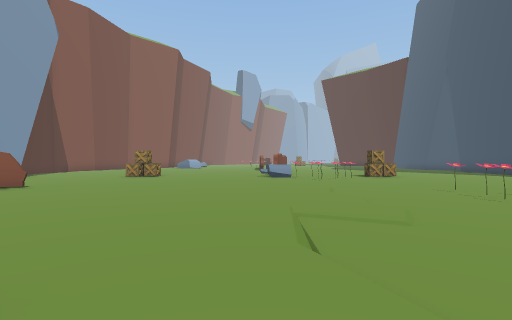
view 1 (above)

19 first-person views from a walk through a scene from a Unity 3-D project. The camera is 1.4 m above the floor, looks level and sees 85° across. The floor is counted in squares, 2.18 m on a side. Each view is taken from the middle of a square. On the plan, view 1 faces up. The plan holds only what a view shows up to about 9 squares ahead; the rest is blank. The place goes on beyond the plan. The player character is not drawn. Some surface patterns are stand-ins.

view 2
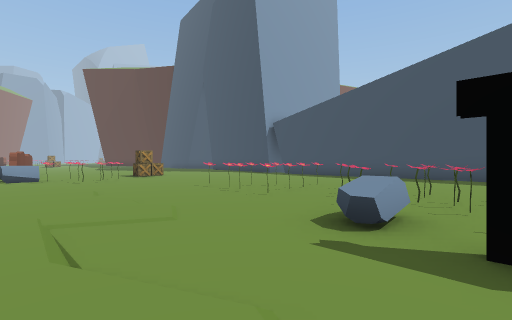

view 3
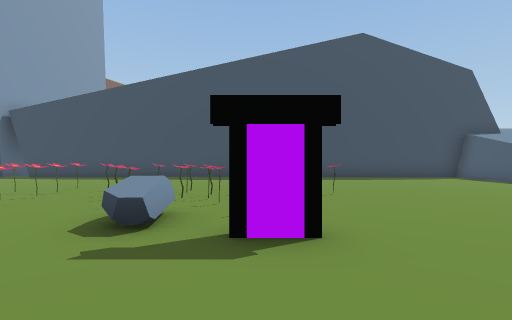

view 4
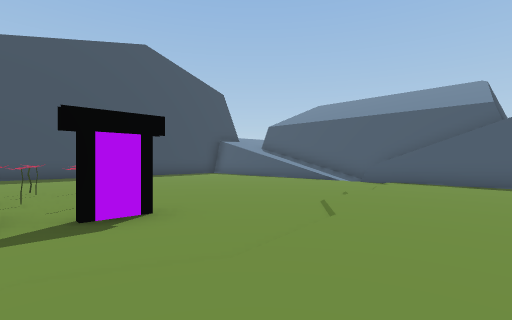

view 5
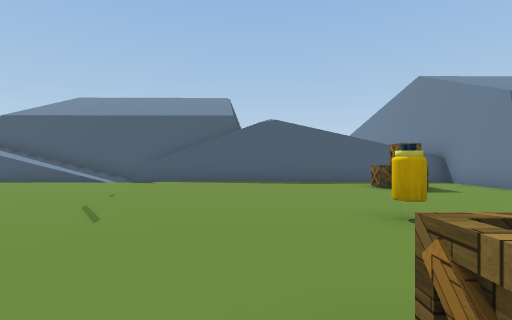

view 6
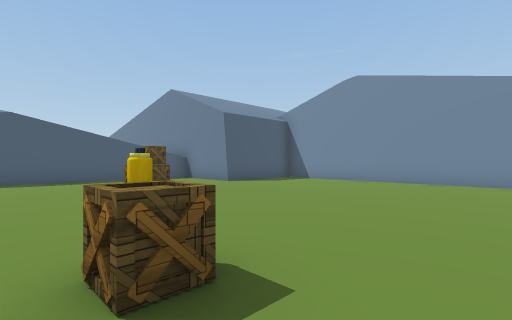

view 7
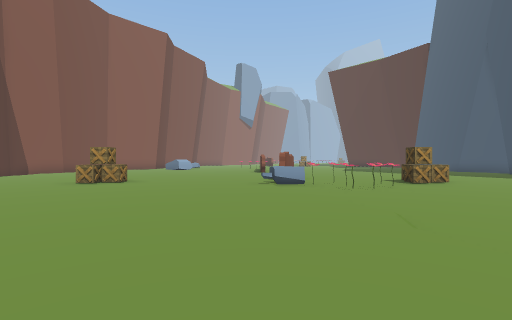

view 8
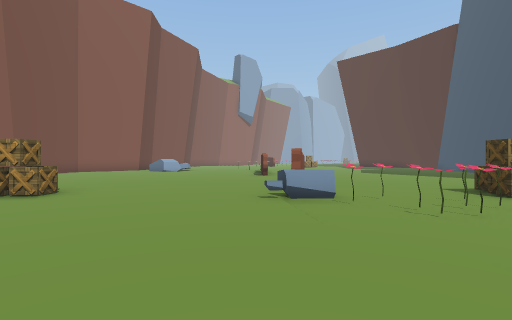

view 9
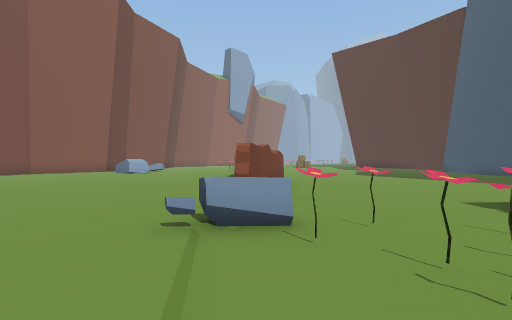

view 10
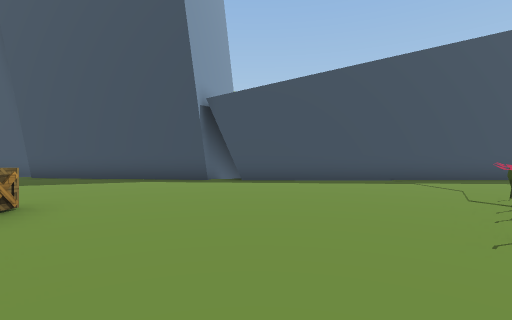

view 11
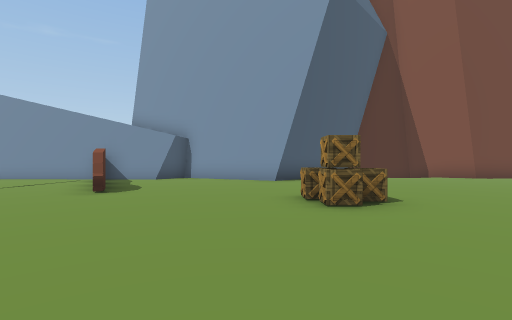

view 12
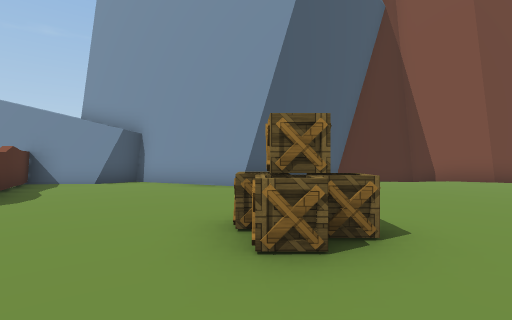

view 13
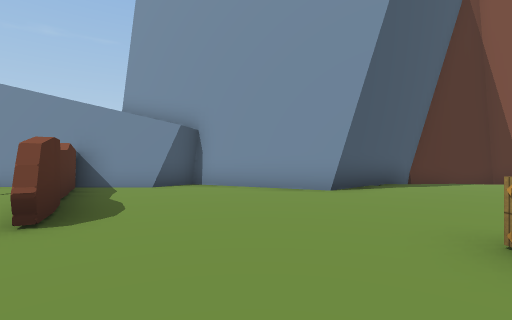

view 14
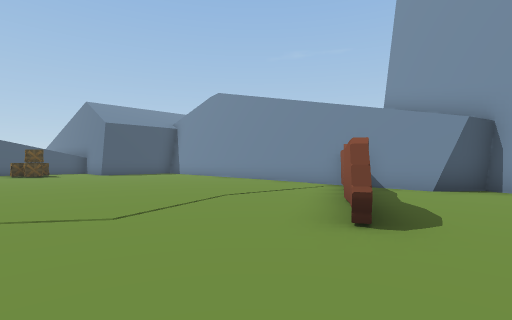

view 15
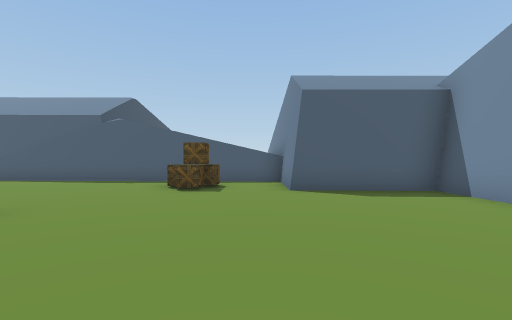

view 16
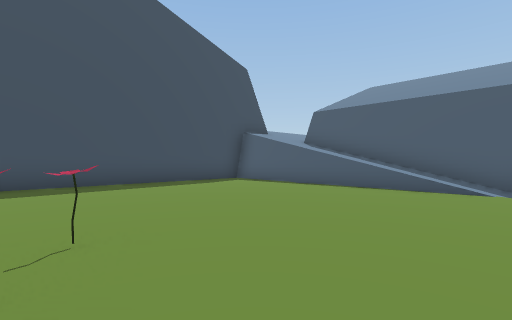

view 17
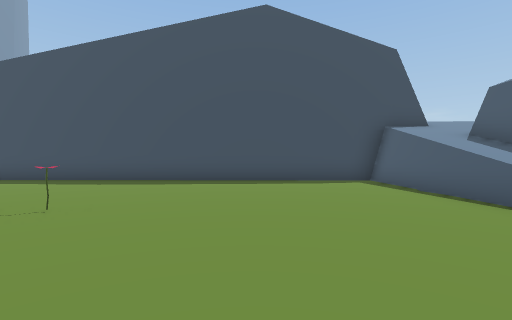

view 18
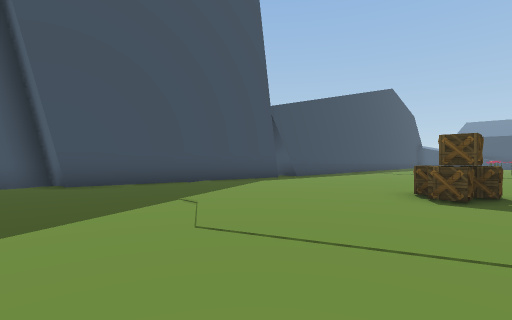

view 19
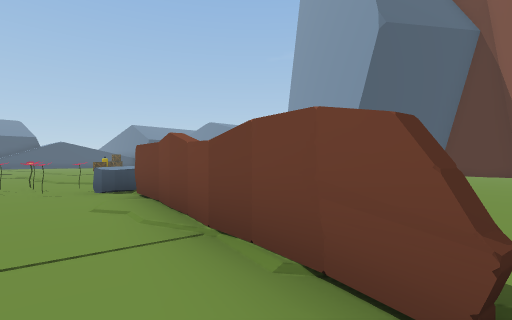

### Floor plan
Points are (right, up) in squares from view 1. A wall is a line through its corners. A room is listed if a view was taken in it or the views show most of it. See-through windows are left out.
Room 1 (views 1, 2, 3, 4, 5, 6, 7, 8, 9, 10, 11, 12, 13, 14, 15, 16, 17, 18, 19)
walls: (-5.5, 6.8) (-6, 6.5); (-6.5, 6.3) (-7.3, 5.8); (-6.8, 6.2) (-5.6, 6.8); (1.1, 13.1) (0.9, 11.6); (1.3, 13.7) (1.1, 13); (1.4, 15.1) (1, 13.8); (-9.2, 5) (-7.4, 5.9); (-9.2, 4.7) (-10, 4.3); (1.6, 15.6) (1.5, 14.8); (11.1, 9.4) (10.4, 9.5) (11.4, 15.7); (1.9, 17) (1.5, 15.4); (3.3, -9) (8.6, -9); (5.6, -9.2) (8.8, -9.2); (10.5, -7.5) (10.5, 8.7); (13, 15.7) (12.5, 16.6); (-11.6, 16.9) (-11.9, 16.5) (-12, 14.1) (-9, 10.8) (-10.8, 7.3) (-10, 6.6) (-10, -5.1) (-6.8, -5.1) (-6.8, -7.5) (2.7, -7.5)
low walls: (8.5, -7.5) (10.5, -7.5)
ways out: gap at (1, 12); gap at (2, 17)
objects: box (-5, -6); box (-5, -5); box (-5, 11); box (-5, 12) to (-4, 12); box (-4, -6); box (-4, 11); battery (-3, -2); box (-2, 1); rock (0, 11); flower (1, 10); rock (1, 11); portal (2, 0); flower (2, 9); flower (2, 10); flower (2, 11); other object (3, 0); rock (3, 1); flower (3, 9); other object (3, 10); other object (4, 1); other object (4, 2); other object (4, 4); other object (4, 5); other object (4, 6); flower (5, -1); other object (5, 0); other object (5, 1); other object (5, 2); other object (5, 3); other object (5, 4); other object (5, 5); box (5, 11); box (5, 12); other object (6, 0); other object (6, 1); other object (6, 2); other object (6, 3); other object (6, 4); other object (6, 5)

Positions as (right, up) in squares from view 1, and headings:
1: (0, 0), facing up
2: (0, 0), facing up-right
3: (0, 0), facing right
4: (-1, 1), facing down-right
5: (-1, 1), facing down
6: (-1, 2), facing down-left
7: (0, 3), facing up
8: (0, 6), facing up
9: (1, 8), facing up
10: (2, 8), facing right
11: (0, 10), facing left
12: (-2, 11), facing left
13: (-3, 9), facing left
14: (-3, 8), facing down-left
15: (-6, 1), facing down
16: (3, -1), facing down-right
17: (2, -4), facing right
18: (4, 17), facing down-right
19: (3, 17), facing down-left
